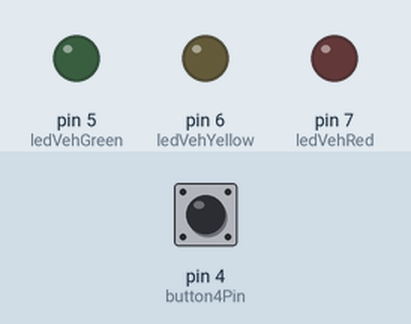
A sketch run on a simulated Arduino Uno, built with avr-gcc and run on an emulated ATmega328P. Parts: output pins drawn as LEDs (lit = HIGH). The inputs (shaded band) are chosen by the test bench; at power-on: pin 4 (button4Pin) LOW.

Above: at 1.2 s.
1.3 s: pin 4 (button4Pin) pulled HIGH for 0.15 s
At 2.4 s:
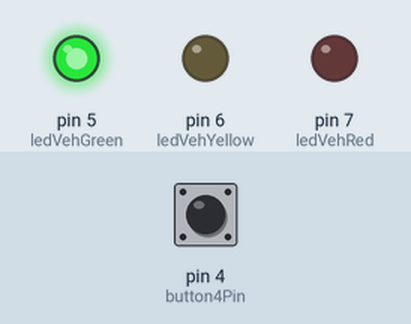
2.9 s: pin 4 (button4Pin) pulled HIGH for 1 s
At 3.6 s:
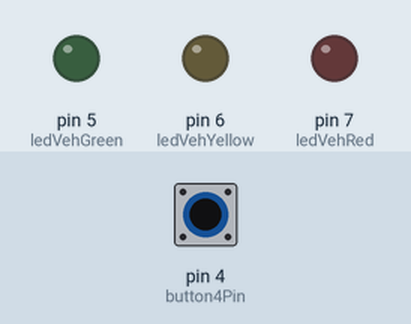
5.4 s: pin 4 (button4Pin) pulled HIGH for 3.2 s
At 6.7 s:
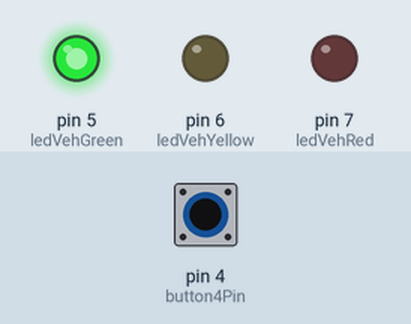
Timing chart, 0 to 8.4 s (numbered marks = the images above; inputs shaded):
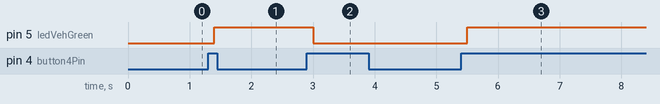

Measured:
- after the input at 1.3 s, pin 5 (ledVehGreen): LOW → HIGH after 0.10 s
- after the input at 2.9 s, pin 5 (ledVehGreen): HIGH → LOW after 0.10 s
- after the input at 5.4 s, pin 5 (ledVehGreen): LOW → HIGH after 0.10 s

The sketch:

Lesson_2_latched.ino
```cpp
const int ledPedRed = 13;
const int ledPedGreen = 12;
const int ledVehGreen = 5;
const int ledVehYellow = 6;
const int ledVehRed = 7;

const int button4Pin = 4;
const int button8Pin = 8;
const int button10Pin = 10;

const int buzzerPin = 11;

int button4State = 0;
int button8State = 0;
int button10State = 0;

int lastButtonState = 0;
int onOffState = 0;

void setup() {
  pinMode(ledVehGreen, OUTPUT);
  pinMode(ledVehYellow, OUTPUT);
  pinMode(ledVehRed, OUTPUT);

  pinMode(button4Pin, INPUT);
  pinMode(button8Pin, INPUT);
  pinMode(button10Pin, INPUT);
}


void loop() {
  button4State = digitalRead(button4Pin);

  if (button4State == HIGH && onOffState == 0 && lastButtonState == 0) {
    onOffState = 1;
    delay(100);
  }

  else if (button4State == HIGH && onOffState == 1 && lastButtonState == 0) {
    onOffState = 0;
    delay(100);
  }

  lastButtonState = button4State;

  if (onOffState == 1) {
    digitalWrite(ledVehGreen, HIGH);
  }

  if (onOffState == 0) {
    digitalWrite(ledVehGreen, LOW);
  }

}
```
